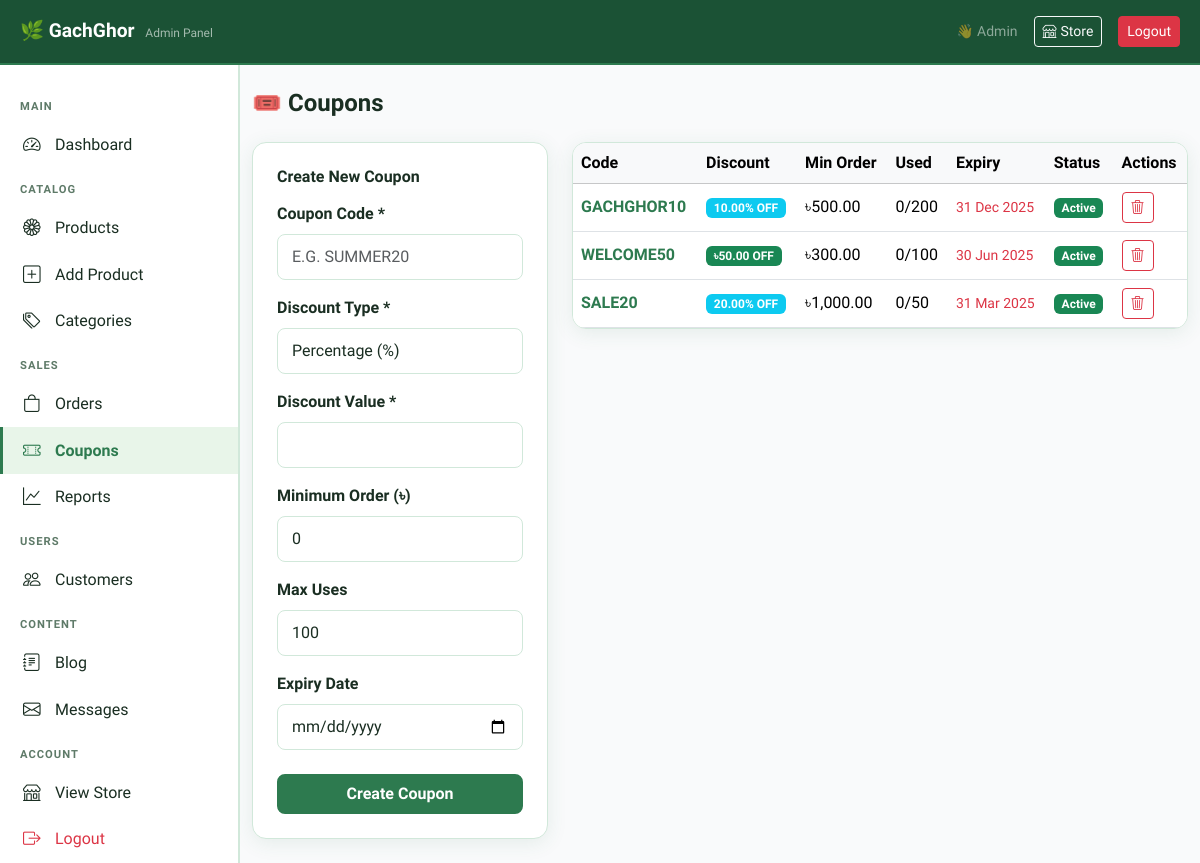
Screenshot of /backend/admin/coupons.php (signed in) with the database file from the repository.
### tables this page shows
CREATE TABLE IF NOT EXISTS coupons (
    id INT AUTO_INCREMENT PRIMARY KEY,
    code VARCHAR(50) NOT NULL UNIQUE,
    type ENUM('percentage','fixed') DEFAULT 'percentage',
    discount DECIMAL(10,2) NOT NULL,          
    min_order DECIMAL(10,2) DEFAULT 0,
    max_uses INT DEFAULT 100,
    used_count INT DEFAULT 0,
    expiry_date DATE,
    is_active TINYINT(1) DEFAULT 1,
    created_at TIMESTAMP DEFAULT CURRENT_TIMESTAMP
);

### backend/includes/config.php (called while the page is built, shortened)
<?php
function h(string $str): string {
    return htmlspecialchars($str, ENT_QUOTES, 'UTF-8');
}
function formatPrice(float $price): string {
    return CURRENCY . number_format($price, 2);
}

### backend/admin/coupons.php (the view, shortened to what this page needs)
<?php
require_once __DIR__ . '/../includes/config.php';
$db = getDB();
$coupons = $db->query("SELECT * FROM coupons ORDER BY created_at DESC")->fetchAll();
include __DIR__.'/admin-header.php';
?>
<div class="container-fluid py-4">
    <h4 class="fw-bold mb-4">🎟️ Coupons</h4>
    <div class="row g-4">
        <div class="col-md-4">
            <div class="gg-card p-4">
                <h6 class="fw-bold mb-3">Create New Coupon</h6>
                <form method="POST">
                    <div class="mb-3">
                        <label class="form-label">Coupon Code *</label>
                        <input type="text" name="code" class="form-control gg-form-control" placeholder="e.g. SUMMER20"
                               value="<?=h($_POST['code']??'')?>" required style="text-transform:uppercase">
                    </div>
                    <div class="mb-3">
                        <label class="form-label">Discount Type *</label>
                        <select name="type" class="form-select gg-form-control">
                            <option value="percentage">Percentage (%)</option>
                        </select>
                    </div>
                    <div class="mb-3">
                        <label class="form-label">Discount Value *</label>
                        <input type="number" name="discount" class="form-control gg-form-control"
                               value="<?=h($_POST['discount']??'')?>" min="1" step="0.01" required>
                    </div>
                    <div class="mb-3">
                        <label class="form-label">Minimum Order (৳)</label>
                        <input type="number" name="min_order" class="form-control gg-form-control"
                               value="<?=h($_POST['min_order']??0)?>" min="0" step="0.01">
                    </div>
                    <div class="mb-3">
                        <label class="form-label">Max Uses</label>
                        <input type="number" name="max_uses" class="form-control gg-form-control"
                               value="<?=h($_POST['max_uses']??100)?>" min="1">
                    </div>
                    <div class="mb-4">
                        <label class="form-label">Expiry Date</label>
                        <input type="date" name="expiry_date" class="form-control gg-form-control"
                               value="<?=h($_POST['expiry_date']??'')?>" min="<?=date('Y-m-d')?>">
                    </div>
                    <button type="submit" class="btn gg-btn-green w-100">Create Coupon</button>
                </form>
            </div>
        </div>
        <div class="col-md-8">
            <div class="gg-card overflow-hidden">
                <div class="table-responsive">
                    <table class="table table-hover mb-0 align-middle">
                        <thead class="table-light">
                            <tr><th>Code</th><th>Discount</th><th>Min Order</th><th>Used</th><th>Expiry</th><th>Status</th><th>Actions</th></tr>
                        </thead>
                        <tbody>
                        <?php foreach($coupons as $c): ?>
                        <tr>
                            <td><strong class="text-green"><?=h($c['code'])?></strong></td>
                            <td>
                                <?php if($c['type']==='percentage'): ?>
                                <span class="badge bg-info"><?=h($c['discount'])?>% OFF</span>
                                <?php else: ?>
                                <span class="badge bg-success">৳<?=h($c['discount'])?> OFF</span>
                                <?php endif; ?>
                            </td>
                            <td><?=formatPrice($c['min_order'])?></td>
                            <td><?=$c['used_count']?>/<?=$c['max_uses']?></td>
                            <td>
                                <?php if($c['expiry_date']): ?>
                                <small class="<?=strtotime($c['expiry_date'])<time()?'text-danger':'text-muted'?>">
                                    <?=date('d M Y',strtotime($c['expiry_date']))?>
                                </small>
                                <?php else: ?><small class="text-muted">No expiry</small><?php endif; ?>
                            </td>
                            <td>
                                <a href="?toggle=<?=$c['id']?>" class="badge <?=$c['is_active']?'bg-success':'bg-secondary'?> text-decoration-none">
                                    <?=$c['is_active']?'Active':'Inactive'?>
                                </a>
                            </td>
                            <td>
                                <a href="?delete=<?=$c['id']?>" class="btn btn-sm btn-outline-danger" onclick="return confirm('Delete coupon?')">
                                    <i class="bi bi-trash3"></i>
                                </a>
                            </td>
                        </tr>
                        <?php endforeach; ?>
                        </tbody>
                    </table>
                </div>
            </div>
        </div>
    </div>
</div>
<?php include __DIR__.'/admin-footer.php'; ?>

### assets/css/style.css (style rules this page uses)
:root { --gg-green: #2d7a4f; --gg-green-light: #4caf78; --gg-green-dark: #1b5235; --gg-green-pale: #e8f5e9; --gg-accent: #f4a623; --gg-accent-dark: #d4881a; --gg-danger: #e53e3e; --gg-bg: #f9fafb; --gg-surface: #ffffff; --gg-surface-2: #f1f5f3; --gg-border: #d1e8da; --gg-text: #1a2e22; --gg-text-muted: #5e7a68; --gg-shadow: 0 4px 20px rgba(45,122,79,0.10); --gg-shadow-hover: 0 8px 30px rgba(45,122,79,0.18); --gg-radius: 14px; --gg-radius-sm: 8px; --gg-nav-height: 65px; --gg-bottom-nav: 65px; --transition: all 0.25s ease; }
*, *::before, *::after { box-sizing: border-box; }
body { font-family: 'Hind Siliguri', sans-serif; background: var(--gg-bg); color: var(--gg-text); transition: background 0.3s, color 0.3s; padding-bottom: var(--gg-bottom-nav); }
a { text-decoration: none; color: var(--gg-green); }
.gg-btn-green { background: var(--gg-green); color: #fff; border: 2px solid var(--gg-green); border-radius: var(--gg-radius-sm); font-weight: 600; transition: var(--transition); }
.gg-card { background: var(--gg-surface); border: 1.5px solid var(--gg-border); border-radius: var(--gg-radius); box-shadow: var(--gg-shadow); transition: var(--transition); overflow: hidden; }
.gg-form-control { background: var(--gg-surface); border: 1.5px solid var(--gg-border); color: var(--gg-text); border-radius: var(--gg-radius-sm); padding: 10px 14px; transition: var(--transition); }
.form-label { font-weight: 600; color: var(--gg-text); }
.text-green { color: var(--gg-green) !important; }

### backend/admin/admin-header.php (style rules this page uses)
body { padding-bottom: 0 !important; }

### rows the page displays
coupons: code "GACHGHOR10", discount "10.00", min_order "৳500.00", used_count "0", max_uses "200", expiry_date "31 Dec 2025", is_active "Active"
coupons: code "WELCOME50", discount "50.00", min_order "৳300.00", used_count "0", max_uses "100", expiry_date "30 Jun 2025", is_active "Active"
coupons: code "SALE20", discount "20.00", min_order "৳1,000.00", used_count "0", max_uses "50", expiry_date "31 Mar 2025", is_active "Active"

### other values shown
$_SESSION['user_name'] "Admin"
